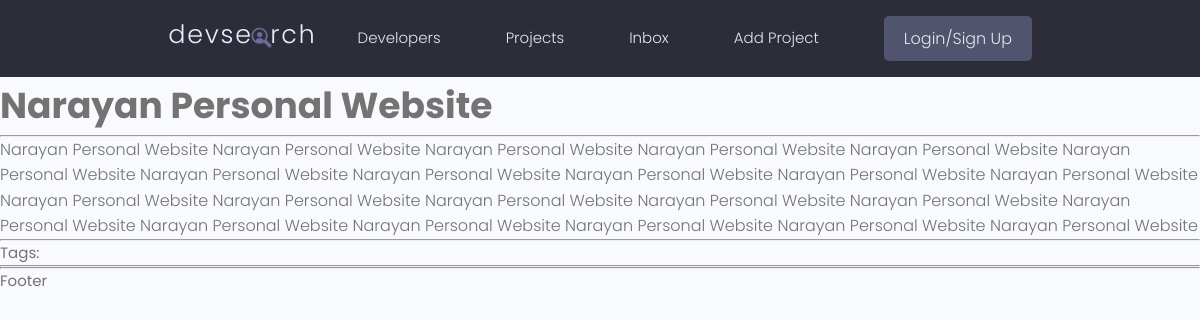
/project/4d50a6c1-6578-4325-8a2d-56c0d81b2631, run on the app's committed database.
### projects/models.py (models this page shows, shortened)
class Project(models.Model):
    id = models.UUIDField(default=uuid.uuid4, unique=True, primary_key=True, editable=False)
    title = models.CharField(max_length=200)
    description = models.TextField(null=True, blank=True)
    featured_image = models.ImageField(null=True, blank=True, default="default.png")
    demo_link = models.CharField(max_length=2000, null=True, blank=True)
    source_link= models.CharField(max_length=2000, null=True, blank=True)
    tags = models.ManyToManyField('Tag', null=True, blank=True)
    vote_total = models.IntegerField(null=True, blank=True, default=0)
    vote_ratio = models.IntegerField(null=True, blank=True, default=0)
    created = models.DateTimeField(auto_now_add=True)

### projects/views.py (the view)
# urls.py: path('project/<str:pk>', views.project, name="project"),
def project(request, pk):
    projectObj= Project.objects.get(id=pk)
    return render(request, 'projects/project.html', {"project": projectObj})

### projects/templates/projects/project.html (shortened to what this page needs)
{% extends 'main.html' %}
{% block content %}
<h2>{{ project.title }}</h2>
<hr>
<p>{{ project.description }}</p>
<hr>
Tags:
<hr>
{% endblock content %}

### static/styles/app.css (style rules this page uses)
:root { --color-sub: #2d2d39; }

### static/uikit/styles/modules/_variables.css (style rules this page uses)
:root { --color-main: #5aa5b9; --color-main-light: #e6faff; --color-sub: #3f4156; --color-sub-light: #51546e; --color-sub-lighter: #ededfd; --color-text: #737373; --color-gray: #8b8b8b; --color-light: #e5e7eb; --color-light-gray: #767676; --color-bg: #f8fafd; --color-white: #fffefd; --color-white-light: #f3f3f3; --color-success: #359e64; --color-success-bg: #def8e8; --color-error: #fc4b0b; --color-error-bg: #fff2ee; --font-base: 'Poppins', arial, helvetica, 'Segoe UI', roboto, ubuntu, sans-serif; --font-monospace: 'Fira Code', 'Courier New', courier, monospace; --font-regular: 300; --font-medium: 500; --font-bold: 700; --generic-shadow: 1px 1px 5px #00000010; --generic-transition: all 0.3s ease-in-out; }

### static/uikit/styles/modules/_base.css (style rules this page uses)
* { margin: 0; padding: 0; box-sizing: border-box; text-rendering: optimizeLegibility; color: inherit; font-size: inherit; }
html { font-size: 50%; }
@media only screen and (min-width: 480px) { html { font-size: 56.25%; } }
@media only screen and (min-width: 1200px) { html { font-size: 62.5%; } }
body { line-height: 1.6; font-weight: 400; font-size: 1.5rem; color: var(--color-text); background-color: var(--color-bg); min-height: 100vh; }

### static/uikit/styles/modules/_typography.css (style rules this page uses)
* { font-family: var(--font-base); }
h2 { font-size: 3.6rem; font-weight: var(--font-bold); }
p, span, strong { font-size: 1.6rem; color: var(--color-text); font-weight: var(--font-regular); }

### data on the page
Project: title "Narayan Personal Website", description "Narayan Personal Website Narayan Personal Website Narayan Personal Website Narayan Personal Website Narayan Personal Website Narayan Personal Website Narayan Personal Website Narayan Personal Website Narayan Personal Website Narayan Personal Website Narayan Personal Website Narayan Personal Website Narayan Personal Website Narayan Personal Website Narayan Personal Website Narayan Personal Website Narayan Personal Website Narayan Personal Website Narayan Personal Website Narayan Personal Website Narayan Personal Website Narayan Personal Website"
